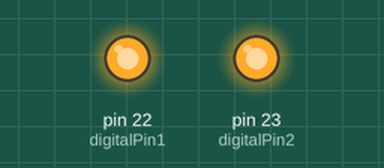
A sketch run on a simulated Arduino Mega 2560, built with avr-gcc and run on an emulated ATmega2560. On the bench: output pins drawn as LEDs (lit = HIGH).

Above: at 0.1 s.
At 5.1 s:
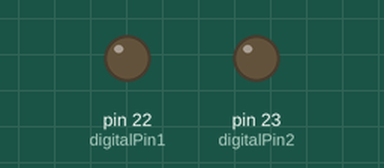
Timing chart, 0 to 6.6 s (numbered marks = the images above):
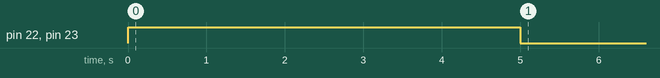

The sketch:

clear_tastes.ino
```cpp
/* Clear out tastants

*/

int digitalPin1 = 22;     // output pin 1
int digitalPin2 = 23;     // output pin 2
int digitalPin3 = 24;
int openTime = 5000;   // valve open time in ms

void setup() {
  //start serial connection
  Serial.begin(9600);
  //configure pin2 and pin3 as outputs

  pinMode(digitalPin1, OUTPUT);
  pinMode(digitalPin2, OUTPUT);
//  pinMode(digitalPin3, OUTPUT);

  digitalWrite(digitalPin1, HIGH);
  digitalWrite(digitalPin2, HIGH);
//  digitalWrite(digitalPin3, HIGH);

  delay(openTime);

  digitalWrite(digitalPin1, LOW);
  digitalWrite(digitalPin2, LOW);
//  digitalWrite(digitalPin3, LOW);


}

void loop() {
  // put your main code here, to run repeatedly:

}
```
